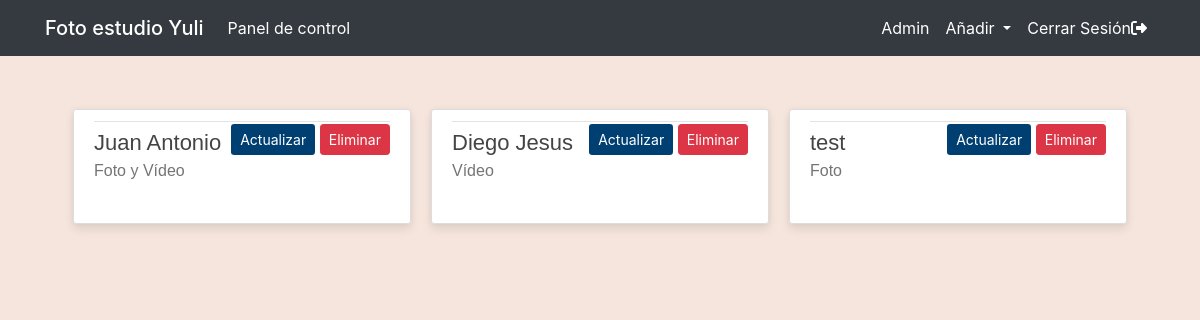
The page /trabajadores (signed in) on the database its author committed.
### main/models.py (models this page shows, shortened)
class Trabajador(models.Model):
    codigo_trabajador = models.AutoField(primary_key=True)
    nombre_empleado = models.CharField(max_length=30)
    tipos_trabajo = [
        ('Foto', 'Fotógrafo'),
        ('Vídeo', 'Vídeo'),
        ('Foto y Vídeo', 'Foto y Vídeo'),
        ('Mostrador', 'Mostrador')
    ]
    tipo_trabajo = models.CharField(max_length=100, choices=tipos_trabajo, default='Foto')
    empleado_activo = models.BooleanField(default=True)
    slug = models.SlugField(unique=True, blank=True)
    class Meta:
        verbose_name_plural = "Trabajadores"

### main/decorators.py (the view)
        def _wrapped_view(request, *args, **kwargs):
            if not request.user.is_superuser:
                messages.error(request, "¡No estás autorizado a esto! Ingresa para continuar")
                return redirect(redirect_url)
            return view_func(request, *args, **kwargs)

### main/views.py (called while the page is built)
@user_is_superuser
def trabajadores(request):
    matching_series = Trabajador.objects.all()
    return render(
        request=request,
        template_name='main/lista.html',
        context={"objects": matching_series,
                 "type": "trabajadores"}
    )

### main/templates/main/lista.html (shortened to what this page needs)
{% extends 'main/header.html' %}
{% block content %}
    <div class="row display.flex justify-content-start">
        {% if type == "trabajadores" %}
        {% for object in objects %}
        <div class="col-lg-4 col-md-6 col-sm-12 mobiledevice">
            <article class="media content-section customhover" style="height: 95%;">
                <div class="media-body">
                    <div class="article-metadata">
                        <div style="float: right">
                                <a class="btn btncolor btn-sm mt-1 mb-1" href="{% url 'actualizar_trabajador' object.slug %}">Actualizar</a>
                                <a class="btn btn-danger btn-sm mt-1 mb-1" href="{% url 'eliminar_trabajador' object.slug %}">Eliminar</a>
                        </div>
                    </div>
                    <div>
                        <a class="article-title line-clamp-2 title-style" style="font-size: 22px" href="trabajadores/{{object.slug}}">
                            {{ object.nombre_empleado }}
                        </a>
                    </div>
                    <a href="trabajadores/{{object.slug}}" style="text-decoration: none;">
                        <p class="article-content line-clamp-5 subtitle-style">{{ object.tipo_trabajo}}</p>
                    </a>
                </div>
            </article>
        </div>
        {% endfor %}
        {% endif %}
    </div>
{% endblock content %}

### main/static/main/main.css (style rules this page uses)
:root { --footercolor: #003F72; --navbarcolor: #ffffff; --btncolor: #003F72; --socialcolor: #003F72; --brightText: #ffffff; }
.btncolor { background-color: var(--btncolor) !important; color: var(--brightText) !important; }
body { background: #f5e5dc; }
.content-section { background: #ffffff; padding: 10px 20px; border: 1px solid #dddddd; border-radius: 3px; margin-bottom: 20px; }
.article-title { color: #444444; }
.article-content { white-space: pre-line; }
.article-metadata { padding-bottom: 1px; margin-bottom: 4px; border-bottom: 1px solid #e3e3e3 }
.customhover { background: #fff; box-shadow: 0 6px 10px rgba(0,0,0,.08), 0 0 6px rgba(0,0,0,.05); transition: .3s transform cubic-bezier(.155,1.105,.295,1.12),.3s box-shadow,.3s -webkit-transform cubic-bezier(.155,1.105,.295,1.12); cursor: pointer; }
@media screen and (min-width: 600px) { .mobiledevice { padding-left: 10px; padding-right: 10px; } }
.title-style { font-family: 'Trebuchet MS', 'Lucida Sans Unicode', 'Lucida Grande', 'Lucida Sans', Arial, sans-serif !important; }
.subtitle-style { font-family: Verdana, Geneva, Tahoma, sans-serif !important; color: rgba(117, 117, 117, 1) !important; }

### rows shown on the page
Trabajador: nombre_empleado "Juan Antonio", tipo_trabajo "Foto y Vídeo"
Trabajador: nombre_empleado "Diego Jesus", tipo_trabajo "Vídeo"
Trabajador: nombre_empleado "test", tipo_trabajo "Foto"
